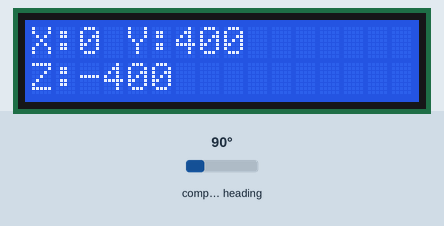
Bench run of a sketch on a simulated Arduino Uno, built with avr-gcc and run on an emulated ATmega328P. On the bench: 16×2 character LCD. Wiring (inferred from the names in the program): HMC5883L compass at I2C address 0x1E. The inputs (shaded band) are chosen by the test bench; at power-on: compass heading 90°. What the sketch prints to the serial monitor is not drawn.

Above: at 1.2 s.
1.3 s: compass heading set to 7°
At 2.1 s:
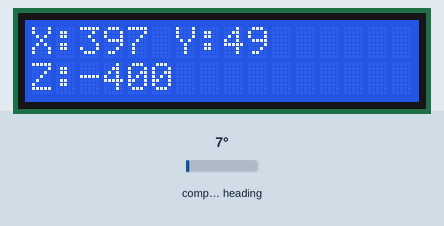
2.8 s: compass heading set to 180°
At 4.0 s:
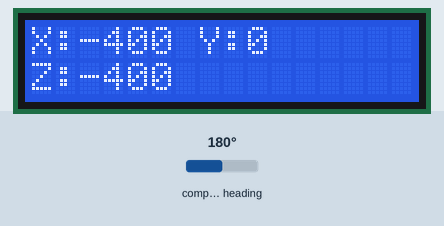
4.3 s: compass heading set to 269°
At 5.1 s:
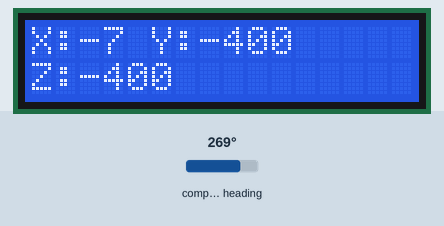
Timing chart, 0 to 7.3 s (numbered marks = the images above; inputs shaded):
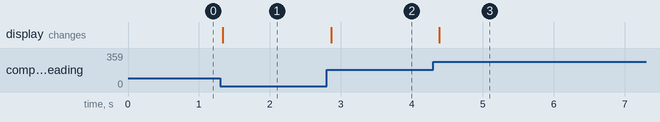

The sketch:

hmc5883l_xyz_lcd.ino
```cpp
// Arduino sketch that initializes the HMC5883L for continuous measurement, reads X/Y/Z magnetic field registers over I2C, and displays the values on Serial and a 16x2 LCD.
//
// Full tutorial: https://shillehtek.com/blogs/news/arduino-uno-hmc5883l-show-xyz-16x2-lcd
// Parts used: https://shillehtek.com/products/hmc5883l-gy-273-magnetometer-compass-module
//             https://shillehtek.com/products/arduino-nano-v3-presoldered-ch340g-atmega328p
//             https://shillehtek.com/products/shillehtek-lcd1602-16x2-character-display-module
// More examples: https://github.com/shillehbean/shillehtek-examples
//

#include <Wire.h>
#include <LiquidCrystal.h>

#define HMC_ADDR 0x1E  // I2C 7-bit address of HMC5883L

LiquidCrystal lcd(12, 11, 5, 4, 3, 2);

void setup() {
  Serial.begin(9600);
  Wire.begin();
  lcd.begin(16, 2);

  Wire.beginTransmission(HMC_ADDR);
  Wire.write(0x02);      // mode register
  Wire.write(0x00);      // continuous measurement mode
  Wire.endTransmission();
}

void loop() {
  int x, y, z;

  Wire.beginTransmission(HMC_ADDR);
  Wire.write(0x03);      // start of data registers
  Wire.endTransmission();

  Wire.requestFrom(HMC_ADDR, 6);
  if (6 <= Wire.available()) {
    x = Wire.read() << 8 | Wire.read();  // X MSB, LSB
    z = Wire.read() << 8 | Wire.read();  // Z MSB, LSB (register order!)
    y = Wire.read() << 8 | Wire.read();  // Y MSB, LSB
  }

  Serial.print("X: "); Serial.print(x);
  Serial.print("  Y: "); Serial.print(y);
  Serial.print("  Z: "); Serial.println(z);

  lcd.setCursor(0, 0);
  lcd.print("X:"); lcd.print(x);
  lcd.print(" Y:"); lcd.print(y);
  lcd.setCursor(0, 1);
  lcd.print("Z:"); lcd.print(z);

  delay(250);
}
```

Measured:
- after the input at 1.3 s, the display: changes at once (image 1)
- after the input at 2.8 s, the display: changes after 0.06 s (image 2)
- after the input at 4.3 s, the display: changes after 0.09 s (image 3)
